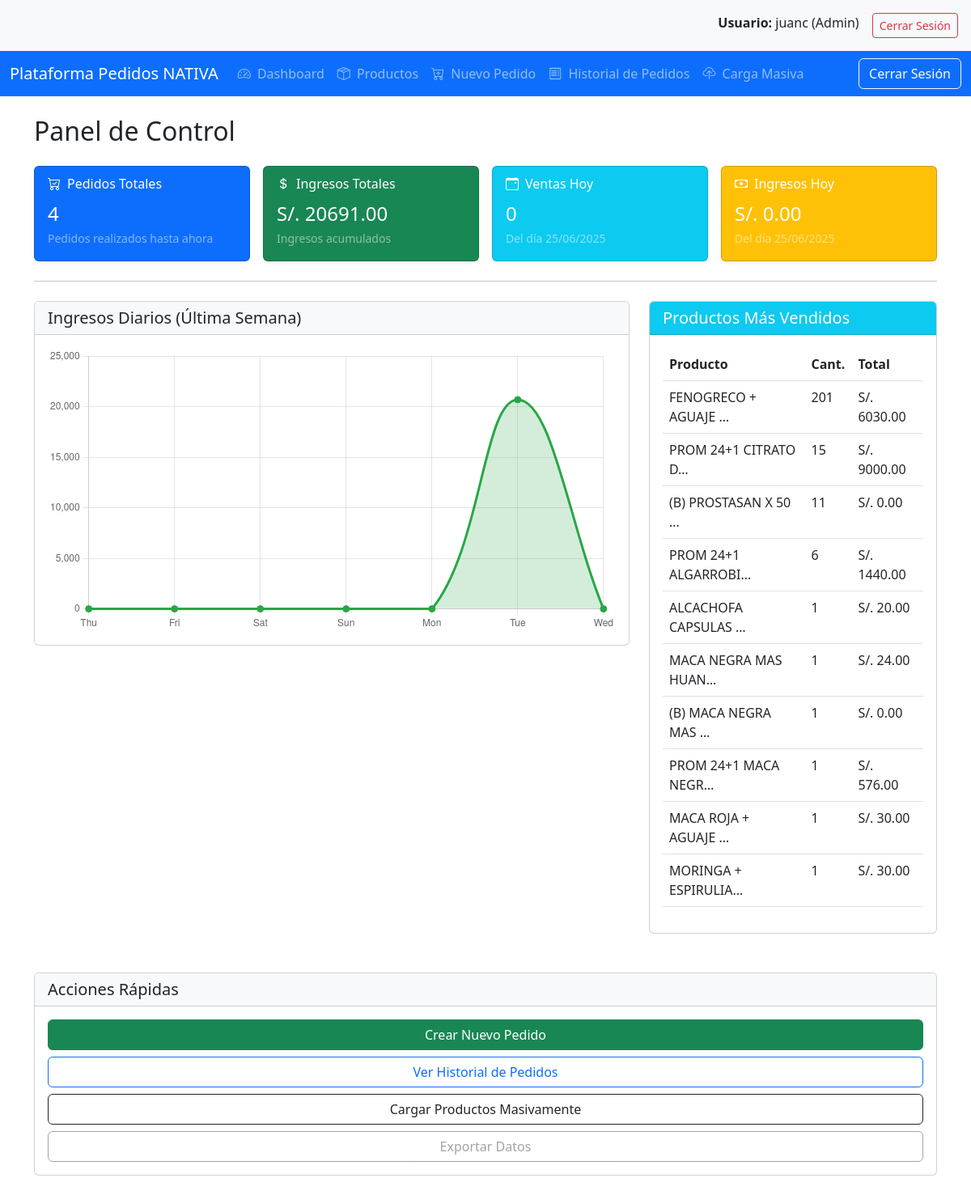
The page /dashboard/ (signed in) on the database its author committed.
### productos/models.py (models this page shows, shortened)
class Producto(models.Model):
    nombre = models.CharField(max_length=200)
    sku = models.CharField(max_length=50, unique=True)
    precio = models.DecimalField(max_digits=10, decimal_places=2)
    descripcion = models.TextField(blank=True, null=True)
    fecha_creacion = models.DateTimeField(auto_now_add=True)
    activo = models.BooleanField(default=True)

### dashboard/views.py (the view)
# urls.py: path('dashboard/', include('dashboard.urls')),  # 👈 Agrega esta línea
@login_required
def dashboard(request):
    hoy = timezone.now().date()
    hace_7_dias = hoy - timedelta(days=7)
    hace_30_dias = hoy - timedelta(days=30)
    total_pedidos = Pedido.objects.count()
    ingresos_totales = Pedido.objects.aggregate(Sum('total'))['total__sum'] or 0.0
    ventas_hoy = Pedido.objects.filter(fecha_pedido__date=hoy).count()
    ingresos_hoy = Pedido.objects.filter(fecha_pedido__date=hoy).aggregate(Sum('total'))['total__sum'] or 0.0
    ventas_semana = Pedido.objects.filter(fecha_pedido__date__gte=hace_7_dias).count()
    ingresos_semana = Pedido.objects.filter(fecha_pedido__date__gte=hace_7_dias).aggregate(Sum('total'))['total__sum'] or 0.0
    producto_vendido = defaultdict(lambda: {'nombre': '', 'cantidad': 0, 'total': 0})
    detalles = DetallePedido.objects.select_related('producto').filter(
        pedido__fecha_pedido__date__gte=hace_30_dias
    )
    for detalle in detalles:
        p = detalle.producto
        producto_vendido[p.id]['nombre'] = p.nombre
        producto_vendido[p.id]['cantidad'] += detalle.cantidad
        producto_vendido[p.id]['total'] += float(detalle.subtotal)
    productos_mas_vendidos = sorted(
        producto_vendido.values(),
        key=lambda x: x['cantidad'],
        reverse=True
    )[:10]
    fechas = [hoy - timedelta(days=i) for i in range(6, -1, -1)]  # Desde hace 6 días hasta hoy
    datos_grafica = []
    for fecha in fechas:
        ingreso = Pedido.objects.filter(fecha_pedido__date=fecha).aggregate(Sum('total'))['total__sum'] or 0.0
        datos_grafica.append({
            'fecha': fecha.strftime('%a'),
            'ingreso': round(ingreso, 2)
        })
    return render(request, 'dashboard.html', {
        'total_pedidos': total_pedidos,
        'ingresos_totales': round(ingresos_totales, 2),
        'ventas_hoy': ventas_hoy,
        'ingresos_hoy': round(ingresos_hoy, 2),
        'ventas_semana': ventas_semana,
        'ingresos_semana': round(ingresos_semana, 2),
        'productos_mas_vendidos': productos_mas_vendidos,
        'datos_grafica': datos_grafica,
        'hoy': hoy
    })

### usuarios/templatetags/group_tags.py (called while the page is built)
@register.filter(name='has_group')
def has_group(user, group_name):
    return user.groups.filter(name=group_name).exists()

### templates/dashboard.html (shortened to what this page needs)
{% extends "base.html" %}
{% block content %}
<h2 class="mb-4">Panel de Control</h2>
<div class="row g-3 mb-4">
    <div class="col-md-3">
        <div class="card text-white bg-primary shadow-sm">
            <div class="card-body">
                <h6 class="card-subtitle mb-2"><i class="bi bi-cart-check me-2"></i>Pedidos Totales</h6>
                <p class="card-text fs-4 mb-0">{{ total_pedidos }}</p>
                <small class="text-white-50">Pedidos realizados hasta ahora</small>
            </div>
        </div>
    </div>
    <div class="col-md-3">
        <div class="card text-white bg-success shadow-sm">
            <div class="card-body">
                <h6 class="card-subtitle mb-2"><i class="bi bi-currency-dollar me-2"></i>Ingresos Totales</h6>
                <p class="card-text fs-4 mb-0">S/. {{ ingresos_totales|floatformat:2 }}</p>
                <small class="text-white-50">Ingresos acumulados</small>
            </div>
        </div>
    </div>
    <div class="col-md-3">
        <div class="card text-white bg-info shadow-sm">
            <div class="card-body">
                <h6 class="card-subtitle mb-2"><i class="bi bi-calendar-event me-2"></i>Ventas Hoy</h6>
                <p class="card-text fs-4 mb-0">{{ ventas_hoy }}</p>
                <small class="text-white-50">Del día {{ hoy|date:"d/m/Y" }}</small>
            </div>
        </div>
    </div>
    <div class="col-md-3">
        <div class="card text-white bg-warning shadow-sm">
            <div class="card-body">
                <h6 class="card-subtitle mb-2"><i class="bi bi-cash me-2"></i>Ingresos Hoy</h6>
                <p class="card-text fs-4 mb-0">S/. {{ ingresos_hoy|floatformat:2 }}</p>
                <small class="text-white-50">Del día {{ hoy|date:"d/m/Y" }}</small>
            </div>
        </div>
    </div>
</div>
<hr>
<div class="row mt-4">
    <div class="col-md-8">
        <div class="card mb-4">
            <div class="card-header bg-light">
                <h5 class="mb-0">Ingresos Diarios (Última Semana)</h5>
            </div>
            <div class="card-body">
                <canvas id="grafica-ingresos-semanal"></canvas>
            </div>
        </div>
    </div>
    <div class="col-md-4">
        <div class="card mb-4">
            <div class="card-header bg-info text-white">
                <h5 class="mb-0">Productos Más Vendidos</h5>
            </div>
            <div class="card-body">
                {% if productos_mas_vendidos %}
                    <table class="table table-hover">
                        <thead>
                            <tr>
                                <th>Producto</th>
                                <th>Cant.</th>
                                <th>Total</th>
                            </tr>
                        </thead>
                        <tbody>
                            {% for producto in productos_mas_vendidos %}
                                <tr>
                                    <td>{{ producto.nombre|truncatechars:20 }}</td>
                                    <td>{{ producto.cantidad }}</td>
                                    <td>S/. {{ producto.total|floatformat:2 }}</td>
                                </tr>
                            {% endfor %}
                        </tbody>
                    </table>
                {% else %}
                    <p class="text-muted">No hay datos disponibles.</p>
                {% endif %}
            </div>
        </div>
    </div>
</div>
<div class="row mt-4">
    <div class="col-md-12">
        <div class="card mb-4">
            <div class="card-header bg-light">
                <h5 class="mb-0">Acciones Rápidas</h5>
            </div>
            <div class="card-body d-flex flex-wrap gap-2">
                <a href="{% url 'pedidos:pedido_crear' %}" class="btn btn-success w-100 w-md-auto">Crear Nuevo Pedido</a>
                <a href="{% url 'historial:pedido_historial' %}" class="btn btn-outline-primary w-100 w-md-auto">Ver Historial de Pedidos</a>
                {% if user.is_superuser %}
                    <a href="{% url 'productos:carga_masiva_productos' %}" class="btn btn-outline-dark w-100 w-md-auto">Cargar Productos Masivamente</a>
                {% endif %}
                <a href="#" class="btn btn-outline-secondary w-100 w-md-auto disabled">Exportar Datos</a>
            </div>
        </div>
    </div>
</div>
<script>
document.addEventListener('DOMContentLoaded', function () {
    const ctx = document.getElementById('grafica-ingresos-semanal').getContext('2d');
    const labels = [
        {% for dia in datos_grafica %}
            "{{ dia.fecha }}"
        {% if not forloop.last %}, {% endif %}
        {% endfor %}
    ];
    const data = [
        {% for dia in datos_grafica %}
            {{ dia.ingreso }}
        {% if not forloop.last %}, {% endif %}
        {% endfor %}
    ];
    new Chart(ctx, {
        type: 'line',
        data: {
            labels: labels,
            datasets: [{
                label: 'Ingresos Diarios (S/.)',
                backgroundColor: 'rgba(40, 167, 69, 0.2)',
                borderColor: '#28a745',
                data: data,
                fill: true,
                tension: 0.4,
                pointRadius: 4,
                pointBackgroundColor: '#28a745'
            }]
        },
        options: {
            responsive: true,
            scales: {
                y: { beginAtZero: true }
            },
            plugins: {
                legend: { display: false }
            }
        }
    });
});
</script>
{% endblock %}

### templates/base.html (shortened to what this page needs)
{% load group_tags %}
<!DOCTYPE html>
<html lang="es">
<head>
    <link href="https://cdn.jsdelivr.net/npm/bootstrap@5.3.0/dist/css/bootstrap.min.css"  rel="stylesheet">
    <link rel="stylesheet" href="https://cdn.jsdelivr.net/npm/bootstrap-icons@1.11.3/font/bootstrap-icons.min.css">
</head>
<body>
<div class="d-flex justify-content-end p-3 bg-light">
    {% if user.is_authenticated %}
        <div class="me-3">
            <strong>Usuario:</strong> {{ user.username }}
            {% if user|has_group:"Vendedor" %}
                (Vendedor)
            {% elif user.is_superuser %}
                (Admin)
            {% endif %}
        </div>
        <form action="{% url 'logout' %}" method="post" class="d-inline">
            <button type="submit" class="btn btn-sm btn-outline-danger">Cerrar Sesión</button>
        </form>
    {% else %}
        <a href="{% url 'login' %}?next={{ request.path }}" class="btn btn-sm btn-outline-primary">Iniciar Sesión</a>
    {% endif %}
</div>
{% include "menu.html" %}
<div class="container mt-4">
    {% block content %}
    {% endblock %}
</div>
</body>
</html>

### rows shown on the page
Producto: nombre "FENOGRECO + AGUAJE …"
Producto: nombre "PROM 24+1 CITRATO D…"
Producto: nombre "(B) PROSTASAN X 50 …"
Producto: nombre "PROM 24+1 ALGARROBI…"
Producto: nombre "ALCACHOFA CAPSULAS …"
Producto: nombre "MACA NEGRA MAS HUAN…"
Producto: nombre "(B) MACA NEGRA MAS …"
Producto: nombre "PROM 24+1 MACA NEGR…"
Producto: nombre "MACA ROJA + AGUAJE …"
Producto: nombre "MORINGA + ESPIRULIA…"

### other values the page prints
{{ user.username }} "juanc"
{{ total_pedidos }} "4"
{{ ingresos_totales|floatformat:2 }} "20691.00"
{{ ventas_hoy }} "0"
{{ ingresos_hoy|floatformat:2 }} "0.00"
{{ producto.cantidad }} "201" "15" "11" "6" "1" "1" "1" "1" "1" "1"
{{ producto.total|floatformat:2 }} "6030.00" "9000.00" "0.00" "1440.00" "20.00" "24.00" "0.00" "576.00" "30.00" "30.00"
chart data {{ dia.ingreso }} 0.0, 0.0, 0.0, 0.0, 0.0, 20691.00, 0.0
